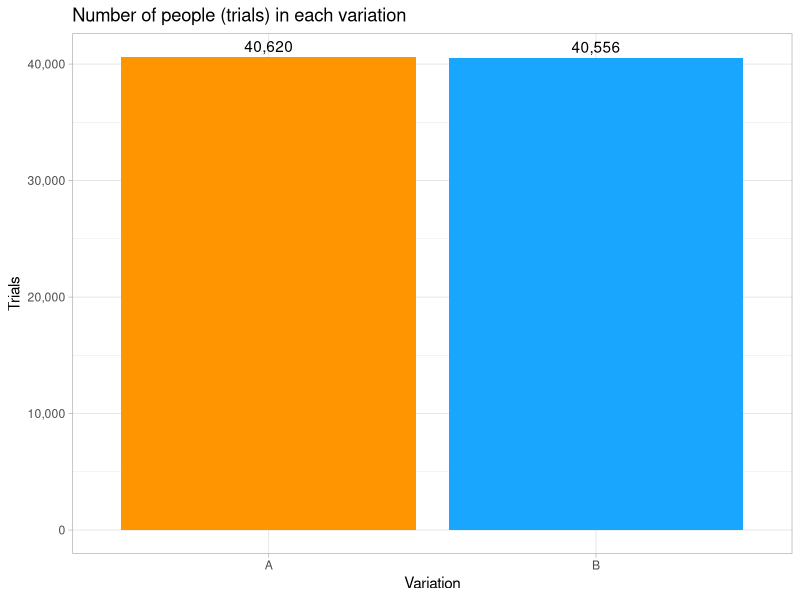
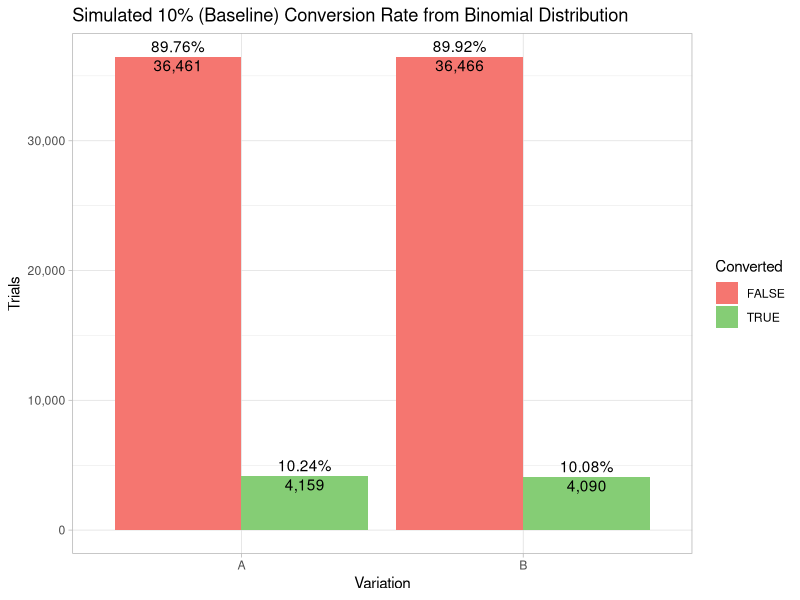
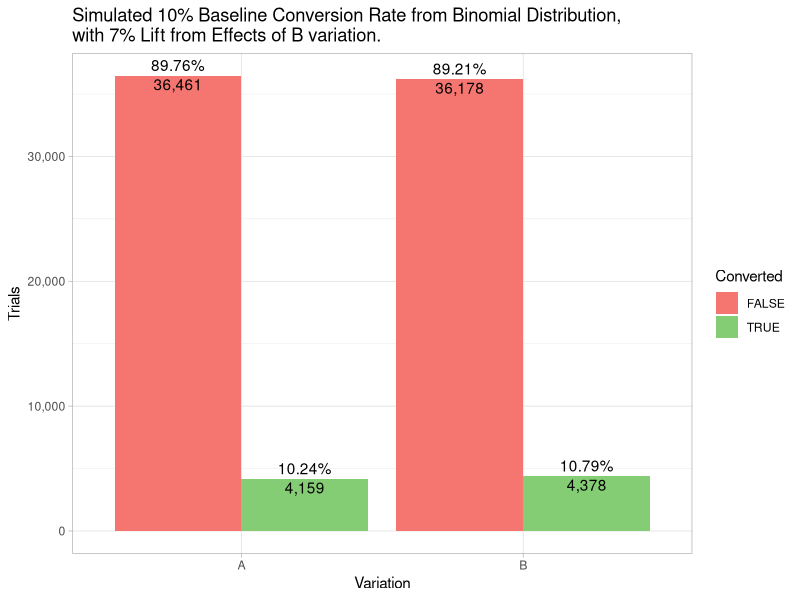
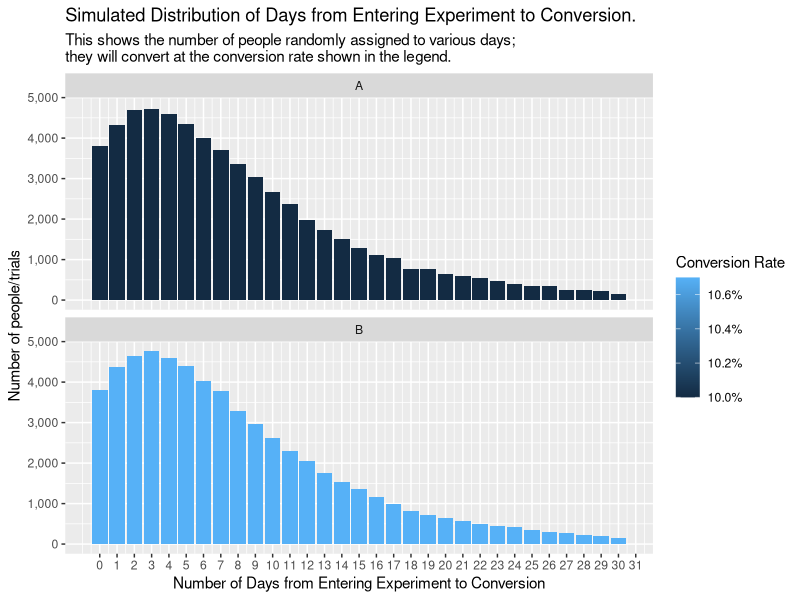
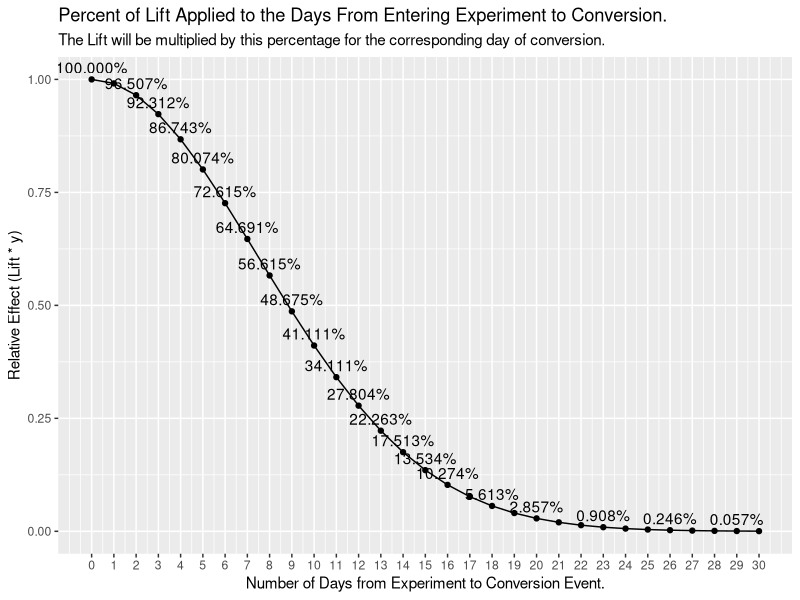
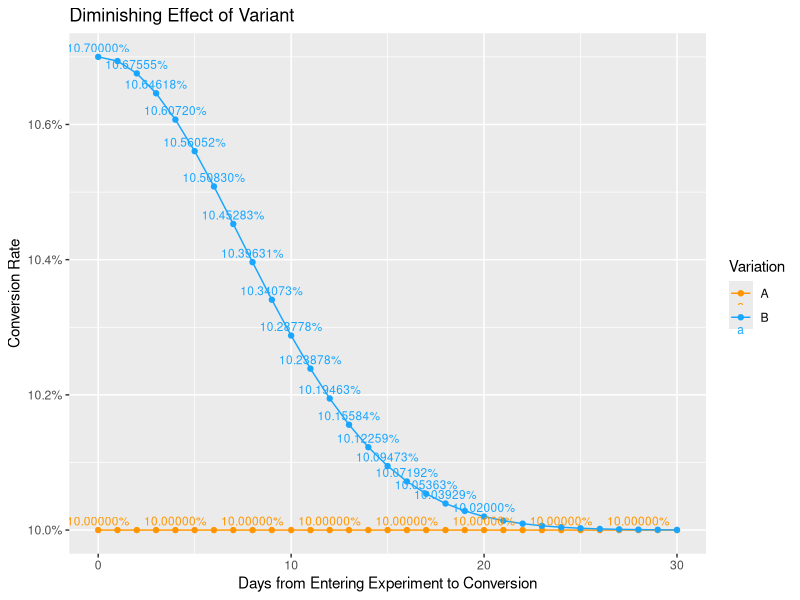
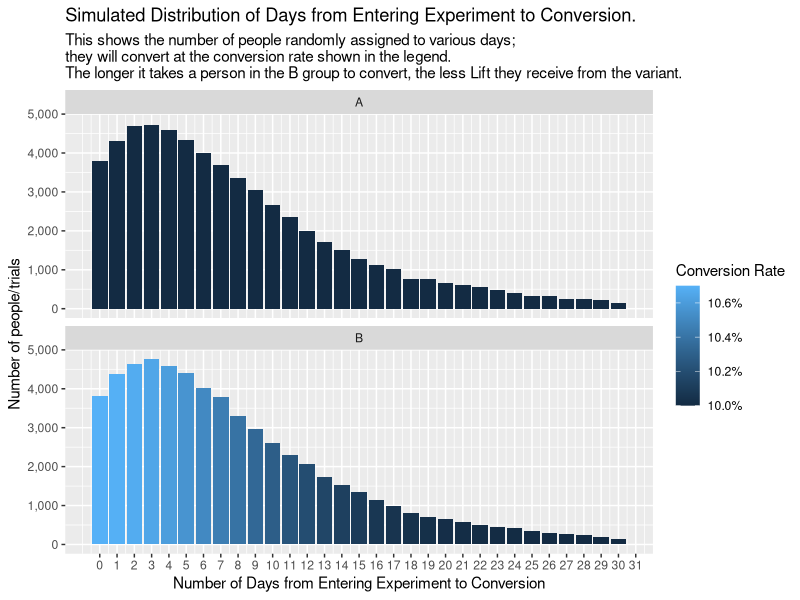
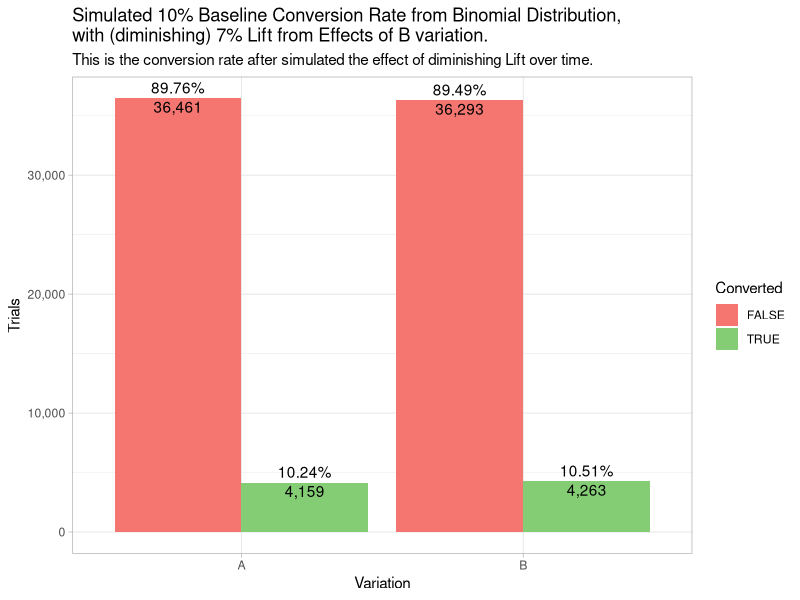

Source code (R) for these figures, in order:
## ---- chunk 1
library(knitr)
library(tidyverse)
library(lubridate)
library(scales)
options(scipen=999) # non-scientific notation

knitr::opts_chunk$set(echo = FALSE)
## ---- chunk 2
seed_traffic <- 1
seed_conversion <- 2
seed_day_entered_experiment <- 3


# seed_traffic <- 63
# seed_conversion <- 54
# seed_day_entered_experiment <- 42

num_trials <- 120000
# used to simulate what would happen if we were to continue running the experiment after it is shut
maximum_experiment_duration <- 90
actual_experiment_duration <- 60
trials_per_day <- num_trials / maximum_experiment_duration
baseline_conversion_rate <- 0.10
simulated_percent_increase_in_b <- 0.07
variant_conversion_rate <- baseline_conversion_rate + (baseline_conversion_rate * simulated_percent_increase_in_b)

required_sample_size <- ceiling(power.prop.test(p1=baseline_conversion_rate,
                                    p2=variant_conversion_rate,
                                    power=0.8,
                                    sig.level=0.05)$n*2)

required_days <- required_sample_size / trials_per_day
## ---- chunk 3
set.seed(seed_traffic)
traffic <- data.frame(id=sample(1:10000000, num_trials, replace=F))

set.seed(seed_day_entered_experiment)
traffic$day_entered_experiment <- floor(runif(n=num_trials, min=1, max=maximum_experiment_duration))

set.seed(seed_traffic)
traffic$variation <- ifelse(rbinom(num_trials, 1, 0.5), 'A', 'B')

traffic %>% 
    filter(day_entered_experiment <= actual_experiment_duration) %>%
    count(variation) %>%
    ggplot(aes(x=variation, y=n, fill=variation)) +
    geom_col() +
    geom_text(aes(label=comma_format()(n)), vjust = -0.4) +
    theme_light() +
    theme(legend.position = 'none') +
    scale_y_continuous(labels = comma_format()) +
    scale_fill_manual("legend", values = c("A" = "#FF9500", "B" = "#19A6FF")) +
    labs(title='Number of people (trials) in each variation',
         y='Trials',
         x='Variation')
## ---- chunk 4
traffic$baseline_conversion_rate <- baseline_conversion_rate
## ---- chunk 5
converted_by_id <- function(id, conversion_rate) {
    #set.seed(id)
    return (as.logical(rbinom(1, 1, conversion_rate)))
}
set.seed(seed_conversion)
traffic$converted <- map2_lgl(traffic$id, traffic$baseline_conversion_rate, ~ converted_by_id(.x, .y))

experiment_traffic <- traffic %>% filter(day_entered_experiment <= actual_experiment_duration)
conversion_table <- table(experiment_traffic$variation, experiment_traffic$converted)
conversions <- c(conversion_table['A', 'TRUE'], conversion_table['B', 'TRUE'])
non_conversions <- c(conversion_table['A', 'FALSE'], conversion_table['B', 'FALSE'])
trials <- conversions + non_conversions

experiment_traffic %>% 
    count(variation, converted) %>%
    group_by(variation) %>%
    mutate(baseline_conversion_rate = n / sum(n)) %>%
    ungroup() %>%
    ggplot(aes(x=variation, y=n, fill=converted)) +
    scale_y_continuous(labels = comma_format()) +
    geom_col(position='dodge') +
    scale_fill_manual(values = c("TRUE" = "#85CD75", "FALSE" = "#F57670")) +
    geom_text(aes(label=comma_format()(n)),
              position = position_dodge(width=0.9),
              vjust = 1.2) +
    geom_text(aes(label=percent_format()(baseline_conversion_rate)),
              position = position_dodge(width=0.9),
              vjust = -0.4) +
    labs(title=paste('Simulated', percent(baseline_conversion_rate),'(Baseline) Conversion Rate from Binomial Distribution'),
         y='Trials',
         x='Variation',
         fill='Converted') +
    theme_light()
## ---- chunk 6
traffic <- traffic %>%
    mutate(lift = ifelse(variation == 'A', 0, simulated_percent_increase_in_b)) %>%
    mutate(conversion_rate = baseline_conversion_rate + (baseline_conversion_rate * lift)) %>%
    select(-converted)

set.seed(seed_conversion)
converted_no_diminishing_effects <- map2_lgl(traffic$id, traffic$conversion_rate, ~ converted_by_id(.x, .y))
traffic$converted <- converted_no_diminishing_effects

experiment_traffic <- traffic %>% filter(day_entered_experiment <= actual_experiment_duration)

conversion_table <- table(experiment_traffic$variation, experiment_traffic$converted)
conversions <- c(conversion_table['A', 'TRUE'], conversion_table['B', 'TRUE'])
non_conversions <- c(conversion_table['A', 'FALSE'], conversion_table['B', 'FALSE'])
trials <- conversions + non_conversions

a_conversion_rate <- conversions[1] / trials[1]
b_conversion_rate <- conversions[2] / trials[2]

b_percent_increase_over_baseline <- (b_conversion_rate - baseline_conversion_rate) / b_conversion_rate
b_percent_increase_over_a <- (b_conversion_rate - a_conversion_rate) / b_conversion_rate

experiment_traffic %>% 
    count(variation, converted) %>%
    group_by(variation) %>%
    mutate(conversion_rate = n / sum(n)) %>%
    ungroup() %>%
    ggplot(aes(x=variation, y=n, fill=converted)) +
    geom_col(position='dodge') +
    scale_y_continuous(labels = comma_format()) +
    scale_fill_manual(values = c("TRUE" = "#85CD75", "FALSE" = "#F57670")) +
    geom_text(aes(label=comma_format()(n)),
              position = position_dodge(width=0.9),
              vjust = 1.2) +
    geom_text(aes(label=percent_format()(conversion_rate)),
              position = position_dodge(width=0.9),
              vjust = -0.4) +
    labs(title=paste('Simulated', percent(baseline_conversion_rate),'Baseline Conversion Rate from Binomial Distribution,\nwith', percent(simulated_percent_increase_in_b),'Lift from Effects of B variation.'),
         y='Trials',
         x='Variation',
         fill='Converted') +
    theme_light()
## ---- chunk 7
scale_a_b <- function(x, a, b) {

    (b - a) * ((x - min(x)) / (max(x) - min(x))) + a 
}

set.seed(44)
#offset <- round(scale_a_b(rlnorm(n=num_trials, meanlog = 0.04), 0, 50))
#hist(offset)
offset <- round(scale_a_b(rgamma(num_trials, shape = 1.7), 1, 75))
offset <- ifelse(offset <= 1, 2, offset)
offset <- offset - 2

traffic <- traffic %>%
    mutate(conversion_offset = offset,
           #conversion_offset = ifelse(conversion_offset > 30, round(runif(1, min=20, max=30)), conversion_offset),
           conversion_offset = ifelse(conversion_offset < 0, 0, conversion_offset))

traffic$conversion_offset <- map_dbl(traffic$conversion_offset, ~ {
    if(. > 30) {
        return (round(runif(1, min=20, max=30)))
    } else {
        return (.)
    }
})

traffic %>%
    group_by(conversion_offset, variation) %>%
    summarise(num_trials=n(),
              average_conversion_rate = mean(conversion_rate)) %>%
    ggplot(aes(x=conversion_offset, y=num_trials, fill=average_conversion_rate)) +
    geom_col() +
    scale_y_continuous(labels = comma_format()) +
    scale_x_continuous(breaks = seq(0, 100)) +
    scale_fill_gradient(labels = percent) +
    facet_wrap(~variation, nrow=2) +
    labs(title='Simulated Distribution of Days from Entering Experiment to Conversion.',
         subtitle = 'This shows the number of people randomly assigned to various days;\nthey will convert at the conversion rate shown in the legend. ',
         y='Number of people/trials',
         x='Number of Days from Entering Experiment to Conversion',
         fill='Conversion Rate')
## ---- chunk 8
stand_dev <- .5
scale_norm <- 1 / dnorm(0, sd=stand_dev)

relative_effect <- function(day_number) {
    return (dnorm(((day_number) / 30 * 2), sd=stand_dev) * scale_norm)
}

data.frame(days_from_experiment_to_conversion=0:30) %>%
    mutate(relative_effect = relative_effect(days_from_experiment_to_conversion)) %>%
    ggplot(aes(x=days_from_experiment_to_conversion, y=relative_effect)) +
    geom_line() +
    geom_point() +
    geom_text(aes(label=percent(relative_effect)), vjust=-0.5, check_overlap = TRUE) +
    scale_x_continuous(breaks = 0:30) +
    labs(title='Percent of Lift Applied to the Days From Entering Experiment to Conversion.',
         subtitle='The Lift will be multiplied by this percentage for the corresponding day of conversion.',
         y='Relative Effect (Lift * y)',
         x='Number of Days from Experiment to Conversion Event.')
## ---- chunk 9
traffic <- traffic %>%
    mutate(diminished_conversion_rate = baseline_conversion_rate + (baseline_conversion_rate * lift * relative_effect(conversion_offset)))
# %>%
#     select(-converted)

stopifnot(all(ifelse(traffic$variation == "A", traffic$baseline_conversion_rate == traffic$conversion_rate, TRUE)))
stopifnot(all(ifelse(traffic$variation == "A", traffic$baseline_conversion_rate == traffic$diminished_conversion_rate, TRUE)))

traffic %>%
    # filter()
    # filter(!is.na(conversion_offset)) %>%
    group_by(conversion_offset, variation) %>%
    summarise(diminished_conversion_rate = mean(diminished_conversion_rate)) %>%
 #   spread(variation, diminished_conversion_rate) %>%
    ggplot(aes(x=conversion_offset, y=diminished_conversion_rate, color=variation)) +
    geom_line() +
    geom_point() +
    geom_text(aes(label=percent_format()(diminished_conversion_rate)), check_overlap=TRUE, size = 3, vjust=-0.5) + 
    scale_y_continuous(labels = percent_format()) +
    scale_color_manual(values = c("A" = "#FF9500", "B" = "#19A6FF")) +
    #expand_limits(y=0) +
    labs(title="Diminishing Effect of Variant",
         y='Conversion Rate',
         x='Days from Entering Experiment to Conversion',
         color='Variation')
## ---- chunk 10
traffic %>%
    group_by(conversion_offset, variation) %>%
    summarise(num_trials=n(),
              average_conversion_rate = mean(diminished_conversion_rate)) %>%
    ggplot(aes(x=conversion_offset, y=num_trials, fill=average_conversion_rate)) +
    geom_col() +
    scale_y_continuous(labels = comma_format()) +
    scale_x_continuous(breaks = seq(0, 100)) +
    scale_fill_gradient(labels = percent) +
    facet_wrap(~variation, nrow=2) +
    labs(title='Simulated Distribution of Days from Entering Experiment to Conversion.',
         subtitle = 'This shows the number of people randomly assigned to various days;\nthey will convert at the conversion rate shown in the legend.\nThe longer it takes a person in the B group to convert, the less Lift they receive from the variant.',
         y='Number of people/trials',
         x='Number of Days from Entering Experiment to Conversion',
         fill='Conversion Rate')
## ---- chunk 11
set.seed(seed_conversion)
new_converted <- map2_lgl(traffic$id, traffic$diminished_conversion_rate, ~ converted_by_id(.x, .y))

# ensure that conversions of variation A don't change
stopifnot(all(ifelse(traffic$variation == "A", converted_no_diminishing_effects == new_converted, TRUE)))

traffic$converted <- new_converted

experiment_traffic <- traffic %>% filter(day_entered_experiment <= actual_experiment_duration)

conversion_table <- table(experiment_traffic$variation, experiment_traffic$converted)
conversions <- c(conversion_table['A', 'TRUE'], conversion_table['B', 'TRUE'])
non_conversions <- c(conversion_table['A', 'FALSE'], conversion_table['B', 'FALSE'])
trials <- conversions + non_conversions

a_conversion_rate <- conversions[1] / trials[1]
b_conversion_rate <- conversions[2] / trials[2]

b_percent_increase_over_baseline <- (b_conversion_rate - baseline_conversion_rate) / b_conversion_rate
b_percent_increase_over_a <- (b_conversion_rate - a_conversion_rate) / b_conversion_rate

experiment_traffic %>% 
    count(variation, converted) %>%
    group_by(variation) %>%
    mutate(conversion_rate = n / sum(n)) %>%
    ungroup() %>%
    ggplot(aes(x=variation, y=n, fill=converted)) +
    geom_col(position='dodge') +
    scale_y_continuous(labels = comma_format()) +
    scale_fill_manual(values = c("TRUE" = "#85CD75", "FALSE" = "#F57670")) +
    geom_text(aes(label=comma_format()(n)),
              position = position_dodge(width=0.9),
              vjust = 1.2) +
    geom_text(aes(label=percent_format()(conversion_rate)),
              position = position_dodge(width=0.9),
              vjust = -0.4) +
    labs(title=paste('Simulated', percent(baseline_conversion_rate),'Baseline Conversion Rate from Binomial Distribution,\nwith (diminishing)', percent(simulated_percent_increase_in_b),'Lift from Effects of B variation.'),
         subtitle='This is the conversion rate after simulated the effect of diminishing Lift over time.',
         y='Trials',
         x='Variation',
         fill='Converted') +
    theme_light()
## ---- chunk 12
number_of_days_after_experiment_to_allow <- 14

p_value_traffic <- traffic %>%
    mutate(day_converted = ifelse(converted, day_entered_experiment + conversion_offset, NA))# %>%

num_days_people_are_still_converting <- max(p_value_traffic$day_converted, na.rm = TRUE)
experiment <- data.frame(experiment_day = NULL, variation=NULL, conversions = NULL, trials = NULL)

for(ex_day in 1:num_days_people_are_still_converting) {
    day_results <- rbind(data.frame(experiment_day = ex_day,
                                    variation="A",
                                    cumulative_conversions = sum(p_value_traffic$variation == "A" & p_value_traffic$day_converted <= ex_day, na.rm = TRUE),
                                    cumulative_trials = sum(p_value_traffic$variation == "A" & p_value_traffic$day_entered_experiment <= ex_day)),
                         data.frame(experiment_day = ex_day,
                                    variation="B",
                                    cumulative_conversions = sum(p_value_traffic$variation == "B" & p_value_traffic$day_converted <= ex_day, na.rm = TRUE),
                                    cumulative_trials = sum(p_value_traffic$variation == "B" & p_value_traffic$day_entered_experiment <= ex_day)))

    experiment <- rbind(experiment, day_results)
}
## ---- chunk 13
experiment %>%
    mutate(cumulative_conversion_rate=cumulative_conversions / cumulative_trials) %>%
    ggplot(aes(x=experiment_day, y=cumulative_conversion_rate, color = variation, group=variation)) +
        geom_line() +
        geom_point() +
        geom_vline(xintercept = actual_experiment_duration, color='orange', alpha=0.5, linetype="dashed", size=1.5) + 
        geom_vline(xintercept = maximum_experiment_duration, color='purple', alpha=0.5, linetype="dashed", size=1.5) + 
        #geom_vline(xintercept = actual_experiment_duration, color='red', alpha=0.5) + 
        scale_y_continuous(breaks = seq(0, 1, 0.05),
                           labels = percent_format()) +
        expand_limits(y=c(0,0.12)) +
        scale_x_continuous(breaks = c(1, seq(5, 200, 5))) +
        scale_color_manual(values = c("A" = "#FF9500", "B" = "#19A6FF")) +
        labs(title='Conversion rate over time - No Attribution Window',
         subtitle='Orange Dashed Line Represents End of Experiment at 60 days.\nPurple Dashed Line Represents End of Experiment at 90 Days.',
         y='Conversion Rate',
         x='Day of Experiment (and days after)',
         color='Variation') +
        theme_light()
## ---- chunk 14
cumulative_experiment <- experiment %>%
    gather(variable, value, -(experiment_day:variation)) %>%
    unite(cumulative_experiment, variation, variable) %>%
    spread(cumulative_experiment, value)

prop.test_list <- with(cumulative_experiment, pmap(list(A_cumulative_conversions, B_cumulative_conversions, A_cumulative_trials, B_cumulative_trials),
                                    function(a, b, c, d) {
                                        if(a+b > 0) {
                                            prop.test(x=c(b, a), n=c(d, c))
                                        } else {
                                            NA    
                                        }
                                    }
                                    ))
cumulative_experiment$p_value <- map_dbl(prop.test_list,~  {
    
    if(is.na(.[[1]])) {
        return (NA)
    } else {
         .$p.value   
    }
})
cumulative_experiment$b_minus_a <- map_dbl(prop.test_list,~  {
    
    if(is.na(.[[1]])) {
        return (NA)
    } else {
         as.numeric(.$estimate[1] - .$estimate[2])
    }
})
cumulative_experiment$conf_low <- map_dbl(prop.test_list,~  {
    
    if(is.na(.[[1]])) {
        return (NA)
    } else {
         .$conf.int[1]
    }
})

cumulative_experiment$conf_high <- map_dbl(prop.test_list,~  {
    
    if(is.na(.[[1]])) {
        return (NA)
    } else {
         .$conf.int[2]
    }
})

cumulative_experiment %>%
    ggplot(aes(x=experiment_day, y=p_value)) +
        geom_line() +
        geom_point() +
        geom_text(aes(label=round(p_value, 3)), vjust=-0.5, check_overlap = TRUE) +
        geom_hline(yintercept = 0.05, color ='red', alpha=0.5, size=1.5) +
        scale_x_continuous(breaks = c(1, seq(5, 200, 5))) +
        scale_y_continuous(breaks = seq(0, 1, 0.05)) +
        expand_limits(y=c(0,1)) +
        geom_vline(xintercept = actual_experiment_duration, color='orange', alpha=0.5, linetype="dashed", size=1.5) + 
        geom_vline(xintercept = maximum_experiment_duration, color='purple', alpha=0.5, linetype="dashed", size=1.5) + 
        labs(title='P-value over time - No Attribution Window',
            subtitle='Orange Dashed Line Represents End of Experiment at 60 days.\nPurple Dashed Line Represents End of Experiment at 90 Days.',
            y='Conversion Rate',
            x='Day of Experiment (and days after)',
            color='Variation') +
        theme_light()
## ---- chunk 15
# cumulative_experiment %>%
#     ggplot(aes(x=experiment_day, y=b_minus_a)) +
#         geom_line() +
#         scale_y_continuous(labels = percent_format()) +
#         geom_ribbon(aes(ymin = conf_low, ymax = conf_high), fill = 'green', alpha=0.15) +
#         geom_ribbon(aes(ymin = ifelse(conf_low <= 0, conf_low, NA), ymax = ifelse(conf_low <= 0, conf_high, NA)), fill = 'red', alpha=0.45) +
#         geom_ribbon(aes(ymin = ifelse(conf_low > 0, conf_low, NA), ymax = ifelse(conf_low > 0, conf_high, NA)), fill = 'green', alpha=0.2) +
#         geom_hline(yintercept = 0, color='red', alpha=0.5, size=1.5) +
#         geom_vline(xintercept = actual_experiment_duration + number_of_days_after_experiment_to_allow, color ='red') +
#         geom_text(aes(label=percent(b_minus_a)), vjust=-1, check_overlap = TRUE) +
#         labs(title='Difference in Conversion Rate of `B` - `A`, with Frequentist Confidence Interval - \nNo Attribution Window',
#              y='Difference in Conversion Rate from B minus A',
#              x='Day of Experiment (and days after)')

cumulative_experiment %>%
    mutate(a_cr = A_cumulative_conversions / A_cumulative_trials,
           b_minus_a = b_minus_a / a_cr,
           conf_low = conf_low / a_cr,
           conf_high = conf_high / a_cr) %>%
    ggplot(aes(x=experiment_day, y=b_minus_a)) +
        geom_line() +
        coord_cartesian(ylim=c(-0.10, 0.3)) +
        scale_y_continuous(labels = percent_format()) +
        scale_x_continuous(breaks = c(1, seq(5, 200, 5))) +
        geom_ribbon(aes(ymin = conf_low, ymax = conf_high), fill = 'green', alpha=0.15) +
        geom_ribbon(aes(ymin = ifelse(conf_low <= 0, conf_low, NA), ymax = ifelse(conf_low <= 0, conf_high, NA)), fill = 'red', alpha=0.45) +
        geom_ribbon(aes(ymin = ifelse(conf_low > 0, conf_low, NA), ymax = ifelse(conf_low > 0, conf_high, NA)), fill = 'green', alpha=0.2) +
        geom_hline(yintercept = 0, color='red', alpha=0.5, size=1.5) +
        geom_vline(xintercept = actual_experiment_duration, color='orange', alpha=0.5, linetype="dashed", size=1.5) + 
        geom_vline(xintercept = maximum_experiment_duration, color='purple', alpha=0.5, linetype="dashed", size=1.5) + 
        geom_text(aes(label=percent(b_minus_a)), vjust=-1, check_overlap = TRUE) +    
        labs(title='Difference in Conversion Rate of `B` - `A`, with Frequentist Confidence Interval - \nNo Attribution Window',
             subtitle='Orange Dashed Line Represents End of Experiment at 60 days.\nPurple Dashed Line Represents End of Experiment at 90 Days.',
             y='Lift (i.e. Percent change from A to B)',
             x='Day of Experiment (and days after)') 
## ---- chunk 16
attribution_window_days <- 5
## ---- chunk 17
traffic <- traffic %>%
    mutate(converted_within_window = ifelse(conversion_offset <= attribution_window_days, converted, FALSE))

experiment_traffic <- traffic %>% filter(day_entered_experiment <= actual_experiment_duration)

conversion_table <- table(experiment_traffic$variation, experiment_traffic$converted_within_window)
conversions <- c(conversion_table['A', 'TRUE'], conversion_table['B', 'TRUE'])
non_conversions <- c(conversion_table['A', 'FALSE'], conversion_table['B', 'FALSE'])
trials <- conversions + non_conversions

a_conversion_rate <- conversions[1] / trials[1]
b_conversion_rate <- conversions[2] / trials[2]

b_percent_increase_over_baseline <- (b_conversion_rate - baseline_conversion_rate) / b_conversion_rate
b_percent_increase_over_a <- (b_conversion_rate - a_conversion_rate) / b_conversion_rate

experiment_traffic %>% 
    count(variation, converted_within_window) %>%
    group_by(variation) %>%
    mutate(conversion_rate = n / sum(n)) %>%
    ungroup() %>%
    ggplot(aes(x=variation, y=n, fill=converted_within_window)) +
    geom_col(position='dodge') +
    scale_y_continuous(labels = comma_format()) +
    scale_fill_manual(values = c("TRUE" = "#85CD75", "FALSE" = "#F57670")) +
    geom_text(aes(label=comma_format()(n)),
              position = position_dodge(width=0.9),
              vjust = 1.2) +
    geom_text(aes(label=percent_format()(conversion_rate)),
              position = position_dodge(width=0.9),
              vjust = -0.4) +
    labs(title=paste0('Simulated ', percent(baseline_conversion_rate),' Baseline Conversion Rate from Binomial Distribution,\nwith (diminishing) ', percent(simulated_percent_increase_in_b),' Lift from Effects of B variation &\n', attribution_window_days,'-Day Attribution Window.'),
         subtitle=paste0('This is the conversion rate after simulated the effect of diminishing Lift over time, with a', attribution_window_days,'-Day Attribution Window.'),
         y='Trials',
         x='Variation',
         fill='Converted') +
    theme_light()
## ---- chunk 18
p_value_traffic <- traffic %>%
    mutate(day_converted_within_window = ifelse(converted_within_window, day_entered_experiment + conversion_offset, NA))

num_days_people_are_still_converting <- max(p_value_traffic$day_converted, na.rm = TRUE)
experiment <- data.frame(experiment_day = NULL, variation=NULL, conversions = NULL, trials = NULL)

for(ex_day in 1:num_days_people_are_still_converting) {
    local_traffic <- p_value_traffic %>% filter(day_entered_experiment + attribution_window_days < ex_day)

    day_results <- rbind(data.frame(experiment_day = ex_day,
                                    variation="A",
                                    cumulative_conversions = sum(local_traffic$variation == "A" & local_traffic$day_converted_within_window <= ex_day, na.rm = TRUE),
                                    cumulative_trials = sum(local_traffic$variation == "A")),
                         data.frame(experiment_day = ex_day,
                                    variation="B",
                                    cumulative_conversions = sum(local_traffic$variation == "B" & local_traffic$day_converted_within_window <= ex_day, na.rm = TRUE),
                                    cumulative_trials = sum(local_traffic$variation == "B")))

    experiment <- rbind(experiment, day_results)
}
## ---- chunk 19
experiment %>%
    mutate(cumulative_conversion_rate=cumulative_conversions / cumulative_trials) %>%
    ggplot(aes(x=experiment_day, y=cumulative_conversion_rate, color = variation, group=variation)) +
        geom_line() +
        geom_point() +
        geom_vline(xintercept = actual_experiment_duration, color='orange', alpha=0.5, linetype="dashed", size=1.5) + 
        geom_vline(xintercept = maximum_experiment_duration, color='purple', alpha=0.5, linetype="dashed", size=1.5) + 
        #geom_vline(xintercept = actual_experiment_duration, color='red', alpha=0.5) + 
        scale_y_continuous(breaks = seq(0, 1, 0.05),
                           labels = percent_format()) +
        expand_limits(y=c(0,0.12)) +
        scale_x_continuous(breaks = c(1, seq(5, 200, 5))) +
        scale_color_manual(values = c("A" = "#FF9500", "B" = "#19A6FF")) +
        labs(title='Conversion rate over time - With Attribution Window',
         subtitle='Orange Dashed Line Represents End of Experiment at 60 days.\nPurple Dashed Line Represents End of Experiment at 90 Days.',
         y='Conversion Rate',
         x='Day of Experiment (and days after)',
         color='Variation') +
    theme_light()
## ---- chunk 20
cumulative_experiment <- experiment %>%
    #mutate(cumulative_conversion_rate=cumulative_conversions / cumulative_trials) %>%
  gather(variable, value, -(experiment_day:variation)) %>%
  unite(cumulative_experiment, variation, variable) %>%
  spread(cumulative_experiment, value)

prop.test_list <- with(cumulative_experiment, pmap(list(A_cumulative_conversions, B_cumulative_conversions, A_cumulative_trials, B_cumulative_trials),
                                    function(a, b, c, d) {
                                        if(a+b > 0) {
                                            prop.test(x=c(b, a), n=c(d, c))
                                        } else {
                                            NA    
                                        }
                                    }
                                    ))
cumulative_experiment$p_value <- map_dbl(prop.test_list,~  {
    
    if(is.na(.[[1]])) {
        return (NA)
    } else {
         .$p.value   
    }
})
cumulative_experiment$b_minus_a <- map_dbl(prop.test_list,~  {
    
    if(is.na(.[[1]])) {
        return (NA)
    } else {
         as.numeric(.$estimate[1] - .$estimate[2])
    }
})
cumulative_experiment$conf_low <- map_dbl(prop.test_list,~  {
    
    if(is.na(.[[1]])) {
        return (NA)
    } else {
         .$conf.int[1]
    }
})
cumulative_experiment$conf_high <- map_dbl(prop.test_list,~  {
    
    if(is.na(.[[1]])) {
        return (NA)
    } else {
         .$conf.int[2]
    }
})

cumulative_experiment %>%
    ggplot(aes(x=experiment_day, y=p_value)) +
        geom_line() +
        geom_point() +
        geom_text(aes(label=round(p_value, 3)), vjust=-0.5, check_overlap = TRUE) +
        geom_hline(yintercept = 0.05, color ='red', alpha=0.5, size=1.5) +
        scale_x_continuous(breaks = c(1, seq(5, 200, 5))) +
        scale_y_continuous(breaks = seq(0, 1, 0.05)) +
        expand_limits(y=c(0,1)) +
        geom_vline(xintercept = actual_experiment_duration, color='orange', alpha=0.5, linetype="dashed", size=1.5) + 
        geom_vline(xintercept = maximum_experiment_duration, color='purple', alpha=0.5, linetype="dashed", size=1.5) + 
        labs(title='P-value over time - With Attribution Window',
            subtitle='Orange Dashed Line Represents End of Experiment at 60 days.\nPurple Dashed Line Represents End of Experiment at 90 Days.',
            y='Conversion Rate',
            x='Day of Experiment (and days after)',
            color='Variation') +
        theme_light()

cumulative_experiment %>%
    mutate(a_cr = A_cumulative_conversions / A_cumulative_trials,
           b_minus_a = b_minus_a / a_cr,
           conf_low = conf_low / a_cr,
           conf_high = conf_high / a_cr) %>%
    ggplot(aes(x=experiment_day, y=b_minus_a)) +
        geom_line() +
        coord_cartesian(ylim=c(-0.10, 0.3)) +
        scale_y_continuous(labels = percent_format()) +
        scale_x_continuous(breaks = c(1, seq(5, 200, 5))) +
        geom_ribbon(aes(ymin = conf_low, ymax = conf_high), fill = 'green', alpha=0.15) +
        geom_ribbon(aes(ymin = ifelse(conf_low <= 0, conf_low, NA), ymax = ifelse(conf_low <= 0, conf_high, NA)), fill = 'red', alpha=0.45) +
        geom_ribbon(aes(ymin = ifelse(conf_low > 0, conf_low, NA), ymax = ifelse(conf_low > 0, conf_high, NA)), fill = 'green', alpha=0.2) +
        geom_hline(yintercept = 0, color='red', alpha=0.5, size=1.5) +
        geom_vline(xintercept = actual_experiment_duration, color='orange', alpha=0.5, linetype="dashed", size=1.5) + 
        geom_vline(xintercept = maximum_experiment_duration, color='purple', alpha=0.5, linetype="dashed", size=1.5) + 
        geom_text(aes(label=percent(b_minus_a)), vjust=-1, check_overlap = TRUE) +
        labs(title='Difference in Conversion Rate of `B` - `A`, with Frequentist Confidence Interval - \nWith Attribution Window',
             subtitle='Orange Dashed Line Represents End of Experiment at 60 days.\nPurple Dashed Line Represents End of Experiment at 90 Days.',
             y='Lift (i.e. Percent change from A to B)',
             x='Day of Experiment (and days after)') 
